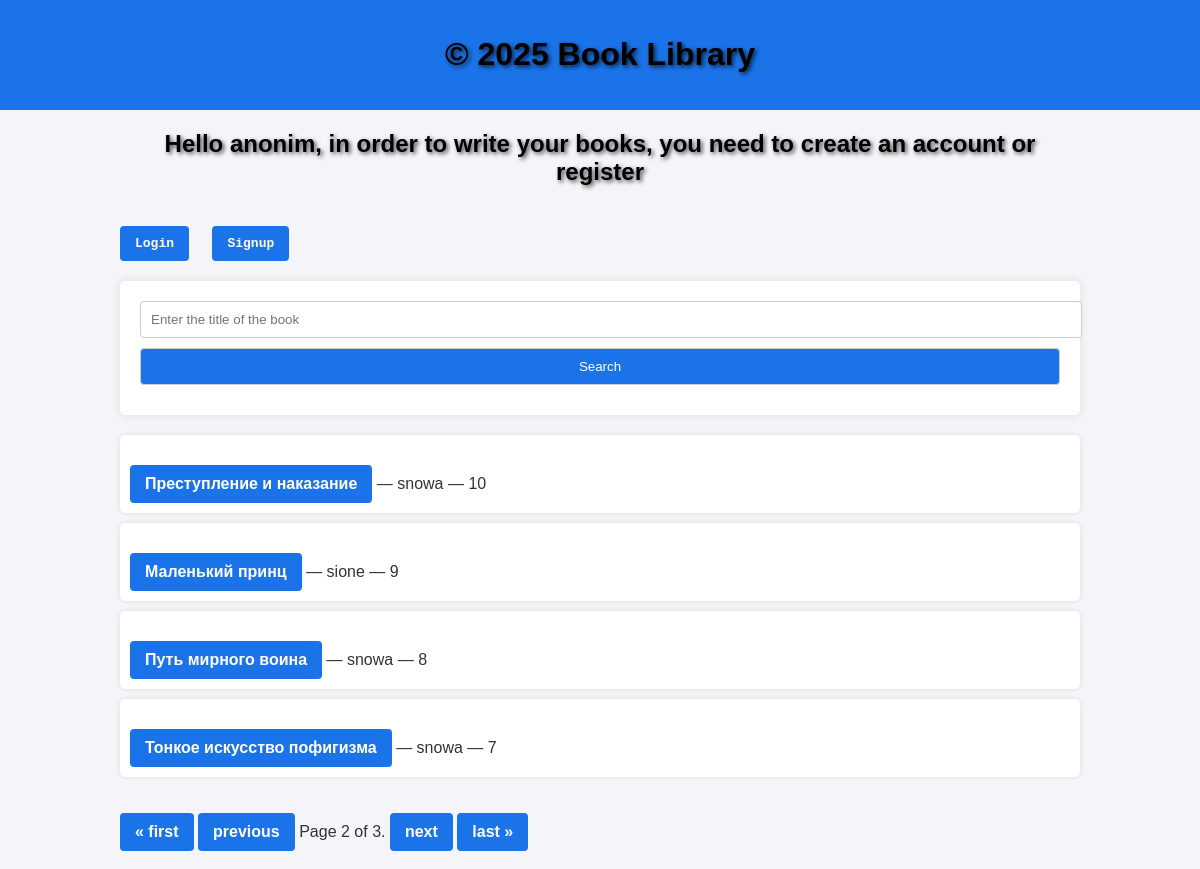
Screenshot of /?page=2 with the database file from the repository.
### books/models.py (models this page shows, shortened)
class Book(models.Model):
    title = models.CharField(max_length=100)
    description = models.TextField()
    user = models.ForeignKey(User, on_delete=models.CASCADE)  # Ссылка на пользователя (автора)

### books/views.py (the view)
# urls.py: path('', views.book_list, name='book_list'),
def book_list(request):
    query = request.GET.get('q')  # Получение поискового запроса
    books = Book.objects.all().order_by('-id')
    if query:
        books = books.filter(
            Q(title__icontains=query) | Q(description__icontains=query)
        )
    paginator = Paginator(books, 4)  # Пагинация на 4 книги
    page_number = request.GET.get('page')
    page_obj = paginator.get_page(page_number)
    return render(request, 'book_list.html', {'page_obj': page_obj, 'query': query})

### books/templates/book_list.html (shortened to what this page needs)
<!DOCTYPE html>
<html lang="en">
<head>
    {% load static %}
    <link rel="stylesheet" href="{% static 'css/styles.css' %}">
</head>
<body>
        <header>
            <h1>&copy; 2025 Book Library</h1>
        </header>
    <div class="container mt-5">
        {% if user.is_authenticated %}
            <h2 style="text-align: center;">Hello, {{ user.username }}!</h2>
            <pre><a href="http://127.0.0.1:8000/create/" class="btn btn-danger">Write a book</a>   <a href="http://127.0.0.1:8000/logout/" class="btn btn-danger">Logout</a>   <a href="http://127.0.0.1:8000/signup/" class="btn btn-danger">Signup</a></pre>
        {% else %}
            <h2 style="text-align: center;">Hello anonim, in order to write your books, you need to create an account or register</h2>
            <pre><a href="http://127.0.0.1:8000/login/" class="btn btn-danger">Login</a>   <a href="http://127.0.0.1:8000/signup/" class="btn btn-danger">Signup</a></pre>
        {% endif %}
    <form method="get" action="">
        <input
            type="text"
            name="q"
            placeholder="Enter the title of the book"
            value="{{ query|default:'' }}">
        <button type="submit">Search</button>
    </form>
    <ul>
        {% for book in page_obj %}
            <li>
                <strong><a href="{% url 'book_detail' book.id %}">{{ book.title }}</a></strong> — {{ book.user }} — {{ book.id }} {% if book.user == user %}— your book{% endif %}
            </li>
        {% empty %}
            <li>Books not found</li>
        {% endfor %}
    </ul>
        <div class="pagination">
            <span class="step-links">
                {% if page_obj.has_previous %}
                    <a href="?page=1">&laquo; first</a>
                    <a href="?page={{ page_obj.previous_page_number }}">previous</a>
                {% endif %}
                    <span class="current">
                        Page {{ page_obj.number }} of {{ page_obj.paginator.num_pages }}.
                    </span>
                {% if page_obj.has_next %}
                    <a href="?page={{ page_obj.next_page_number }}">next</a>
                    <a href="?page={{ page_obj.paginator.num_pages }}">last &raquo;</a>
                {% endif %}
            </span>
        </div>
    </div>
    <br>
</body>
</html>

### books/static/css/styles.css (style rules this page uses)
body { font-family: Arial, sans-serif; background-color: #f4f4f9; color: #333; margin: 0; padding: 0; }
h1, h2 { color: #000000; text-shadow: 2px 2px 4px rgba(0, 0, 0, 0.7); }
a { color: #1a73e8; text-decoration: none; }
header { background-color: #1a73e8; color: white; padding: 15px; text-align: center; }
.container { width: 80%; margin: 0 auto; }
form { background-color: white; padding: 20px; border-radius: 5px; box-shadow: 0 0 10px rgba(0, 0, 0, 0.1); margin: 20px 0; }
form input, form textarea, form button { width: 100%; padding: 10px; margin-bottom: 10px; border: 1px solid #ccc; border-radius: 4px; }
form button { background-color: #1a73e8; color: white; cursor: pointer; }
ul { list-style-type: none; padding: 0; }
ul li { background-color: white; margin: 10px 0; padding: 10px; border-radius: 5px; box-shadow: 0 0 5px rgba(0, 0, 0, 0.1); }
ul li a { font-weight: bold; }
.container a { display: inline-block; margin-top: 20px; background-color: #1a73e8; color: white; padding: 10px 15px; border-radius: 4px; text-decoration: none; font-weight: bold; }

### rows the page displays
Book: title "Преступление и наказание", user "snowa", id "10"
Book: title "Маленький принц", user "sione", id "9"
Book: title "Путь мирного воина", user "snowa", id "8"
Book: title "Тонкое искусство пофигизма", user "snowa", id "7"

### other values shown
{{ page_obj.number }} "2"
{{ page_obj.paginator.num_pages }} "3"
